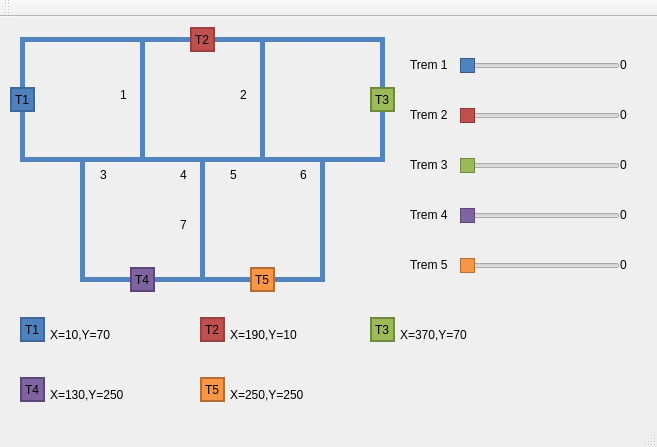
<?xml version="1.0" encoding="UTF-8"?>
<ui version="4.0">
 <class>MainWindow</class>
 <widget class="QMainWindow" name="MainWindow">
  <property name="geometry">
   <rect>
    <x>0</x>
    <y>0</y>
    <width>657</width>
    <height>447</height>
   </rect>
  </property>
  <property name="windowTitle">
   <string>MainWindow</string>
  </property>
  <widget class="QWidget" name="centralWidget">
   <widget class="QLabel" name="trem_1">
    <property name="geometry">
     <rect>
      <x>10</x>
      <y>70</y>
      <width>25</width>
      <height>25</height>
     </rect>
    </property>
    <property name="palette">
     <palette>
      <active>
       <colorrole role="Button">
        <brush brushstyle="SolidPattern">
         <color alpha="255">
          <red>79</red>
          <green>129</green>
          <blue>189</blue>
         </color>
        </brush>
       </colorrole>
       <colorrole role="Base">
        <brush brushstyle="SolidPattern">
         <color alpha="255">
          <red>79</red>
          <green>129</green>
          <blue>189</blue>
         </color>
        </brush>
       </colorrole>
       <colorrole role="Window">
        <brush brushstyle="SolidPattern">
         <color alpha="255">
          <red>79</red>
          <green>129</green>
          <blue>189</blue>
         </color>
        </brush>
       </colorrole>
      </active>
      <inactive>
       <colorrole role="Button">
        <brush brushstyle="SolidPattern">
         <color alpha="255">
          <red>79</red>
          <green>129</green>
          <blue>189</blue>
         </color>
        </brush>
       </colorrole>
       <colorrole role="Base">
        <brush brushstyle="SolidPattern">
         <color alpha="255">
          <red>79</red>
          <green>129</green>
          <blue>189</blue>
         </color>
        </brush>
       </colorrole>
       <colorrole role="Window">
        <brush brushstyle="SolidPattern">
         <color alpha="255">
          <red>79</red>
          <green>129</green>
          <blue>189</blue>
         </color>
        </brush>
       </colorrole>
      </inactive>
      <disabled>
       <colorrole role="Button">
        <brush brushstyle="SolidPattern">
         <color alpha="255">
          <red>79</red>
          <green>129</green>
          <blue>189</blue>
         </color>
        </brush>
       </colorrole>
       <colorrole role="Base">
        <brush brushstyle="SolidPattern">
         <color alpha="255">
          <red>79</red>
          <green>129</green>
          <blue>189</blue>
         </color>
        </brush>
       </colorrole>
       <colorrole role="Window">
        <brush brushstyle="SolidPattern">
         <color alpha="255">
          <red>79</red>
          <green>129</green>
          <blue>189</blue>
         </color>
        </brush>
       </colorrole>
      </disabled>
     </palette>
    </property>
    <property name="styleSheet">
     <string notr="true">QLabel { background-color: rgb(79, 129, 189);border: 2px solid rgb(64, 104, 152)}</string>
    </property>
    <property name="text">
     <string>T1</string>
    </property>
   </widget>
   <widget class="QLabel" name="label_trilho1">
    <property name="geometry">
     <rect>
      <x>20</x>
      <y>20</y>
      <width>120</width>
      <height>5</height>
     </rect>
    </property>
    <property name="styleSheet">
     <string notr="true">QLabel {background-color: rgb(84, 132, 191);}</string>
    </property>
    <property name="text">
     <string/>
    </property>
   </widget>
   <widget class="QLabel" name="label_trilho4">
    <property name="geometry">
     <rect>
      <x>20</x>
      <y>20</y>
      <width>5</width>
      <height>120</height>
     </rect>
    </property>
    <property name="styleSheet">
     <string notr="true">QLabel {background-color: rgb(84, 132, 191);}</string>
    </property>
    <property name="text">
     <string/>
    </property>
   </widget>
   <widget class="QLabel" name="trem_2">
    <property name="enabled">
     <bool>true</bool>
    </property>
    <property name="geometry">
     <rect>
      <x>190</x>
      <y>10</y>
      <width>25</width>
      <height>25</height>
     </rect>
    </property>
    <property name="layoutDirection">
     <enum>Qt::LeftToRight</enum>
    </property>
    <property name="autoFillBackground">
     <bool>false</bool>
    </property>
    <property name="styleSheet">
     <string notr="true">QLabel {background-color: rgb(192, 80, 77);border: 2px solid rgb(154, 64, 62)}</string>
    </property>
    <property name="text">
     <string>T2</string>
    </property>
    <property name="indent">
     <number>-1</number>
    </property>
   </widget>
   <widget class="QLabel" name="label_trilho1_2">
    <property name="geometry">
     <rect>
      <x>140</x>
      <y>20</y>
      <width>120</width>
      <height>5</height>
     </rect>
    </property>
    <property name="styleSheet">
     <string notr="true">QLabel {background-color: rgb(84, 132, 191);}</string>
    </property>
    <property name="text">
     <string/>
    </property>
   </widget>
   <widget class="QLabel" name="label_trilho1_3">
    <property name="geometry">
     <rect>
      <x>260</x>
      <y>20</y>
      <width>120</width>
      <height>5</height>
     </rect>
    </property>
    <property name="styleSheet">
     <string notr="true">QLabel {background-color: rgb(84, 132, 191);}</string>
    </property>
    <property name="text">
     <string/>
    </property>
   </widget>
   <widget class="QLabel" name="label_trilho1_4">
    <property name="geometry">
     <rect>
      <x>20</x>
      <y>140</y>
      <width>120</width>
      <height>5</height>
     </rect>
    </property>
    <property name="styleSheet">
     <string notr="true">QLabel {background-color: rgb(84, 132, 191);}</string>
    </property>
    <property name="text">
     <string/>
    </property>
   </widget>
   <widget class="QLabel" name="label_trilho4_2">
    <property name="geometry">
     <rect>
      <x>140</x>
      <y>20</y>
      <width>5</width>
      <height>120</height>
     </rect>
    </property>
    <property name="styleSheet">
     <string notr="true">QLabel {background-color: rgb(84, 132, 191);}</string>
    </property>
    <property name="text">
     <string/>
    </property>
   </widget>
   <widget class="QLabel" name="label_trilho4_3">
    <property name="geometry">
     <rect>
      <x>260</x>
      <y>20</y>
      <width>5</width>
      <height>120</height>
     </rect>
    </property>
    <property name="styleSheet">
     <string notr="true">QLabel {background-color: rgb(84, 132, 191);}</string>
    </property>
    <property name="text">
     <string/>
    </property>
   </widget>
   <widget class="QLabel" name="label_trilho1_6">
    <property name="geometry">
     <rect>
      <x>140</x>
      <y>140</y>
      <width>120</width>
      <height>5</height>
     </rect>
    </property>
    <property name="styleSheet">
     <string notr="true">QLabel {background-color: rgb(84, 132, 191);}</string>
    </property>
    <property name="text">
     <string/>
    </property>
   </widget>
   <widget class="QLabel" name="label_trilho1_7">
    <property name="geometry">
     <rect>
      <x>260</x>
      <y>140</y>
      <width>125</width>
      <height>5</height>
     </rect>
    </property>
    <property name="styleSheet">
     <string notr="true">QLabel {background-color: rgb(84, 132, 191);}</string>
    </property>
    <property name="text">
     <string/>
    </property>
   </widget>
   <widget class="QLabel" name="label_trilho4_4">
    <property name="geometry">
     <rect>
      <x>380</x>
      <y>20</y>
      <width>5</width>
      <height>120</height>
     </rect>
    </property>
    <property name="styleSheet">
     <string notr="true">QLabel {background-color: rgb(84, 132, 191);}</string>
    </property>
    <property name="text">
     <string/>
    </property>
   </widget>
   <widget class="QLabel" name="label_trilho4_5">
    <property name="geometry">
     <rect>
      <x>320</x>
      <y>140</y>
      <width>5</width>
      <height>120</height>
     </rect>
    </property>
    <property name="styleSheet">
     <string notr="true">QLabel {background-color: rgb(84, 132, 191);}</string>
    </property>
    <property name="text">
     <string/>
    </property>
   </widget>
   <widget class="QLabel" name="label_trilho1_8">
    <property name="geometry">
     <rect>
      <x>200</x>
      <y>260</y>
      <width>125</width>
      <height>5</height>
     </rect>
    </property>
    <property name="styleSheet">
     <string notr="true">QLabel {background-color: rgb(84, 132, 191);}</string>
    </property>
    <property name="text">
     <string/>
    </property>
   </widget>
   <widget class="QLabel" name="label_trilho1_9">
    <property name="geometry">
     <rect>
      <x>80</x>
      <y>260</y>
      <width>120</width>
      <height>5</height>
     </rect>
    </property>
    <property name="styleSheet">
     <string notr="true">QLabel {background-color: rgb(84, 132, 191);}</string>
    </property>
    <property name="text">
     <string/>
    </property>
   </widget>
   <widget class="QLabel" name="label_trilho4_6">
    <property name="geometry">
     <rect>
      <x>200</x>
      <y>140</y>
      <width>5</width>
      <height>120</height>
     </rect>
    </property>
    <property name="styleSheet">
     <string notr="true">QLabel {background-color: rgb(84, 132, 191);}</string>
    </property>
    <property name="text">
     <string/>
    </property>
   </widget>
   <widget class="QLabel" name="label_trilho4_7">
    <property name="geometry">
     <rect>
      <x>80</x>
      <y>140</y>
      <width>5</width>
      <height>120</height>
     </rect>
    </property>
    <property name="styleSheet">
     <string notr="true">QLabel {background-color: rgb(84, 132, 191);}</string>
    </property>
    <property name="text">
     <string/>
    </property>
   </widget>
   <widget class="QSlider" name="trem_1_slider">
    <property name="geometry">
     <rect>
      <x>460</x>
      <y>40</y>
      <width>160</width>
      <height>17</height>
     </rect>
    </property>
    <property name="styleSheet">
     <string notr="true">QSlider::handle:horizontal {
    background-color: rgb(79, 129, 189);
    border: 1px solid rgb(56, 93, 138) ;
    width: 40px;
    height: 40px;
}</string>
    </property>
    <property name="minimum">
     <number>0</number>
    </property>
    <property name="maximum">
     <number>1000</number>
    </property>
    <property name="pageStep">
     <number>10</number>
    </property>
    <property name="orientation">
     <enum>Qt::Horizontal</enum>
    </property>
    <property name="tickInterval">
     <number>100</number>
    </property>
   </widget>
   <widget class="QSlider" name="trem_5_slider">
    <property name="geometry">
     <rect>
      <x>460</x>
      <y>240</y>
      <width>160</width>
      <height>17</height>
     </rect>
    </property>
    <property name="styleSheet">
     <string notr="true">QSlider::handle:horizontal {
    background-color: rgb(247, 150, 70);
    border: 1px solid rgb(182, 109, 49);
    height: 40px;
    width: 40px;
}
</string>
    </property>
    <property name="maximum">
     <number>1000</number>
    </property>
    <property name="orientation">
     <enum>Qt::Horizontal</enum>
    </property>
    <property name="tickInterval">
     <number>100</number>
    </property>
   </widget>
   <widget class="QSlider" name="trem_2_slider">
    <property name="geometry">
     <rect>
      <x>460</x>
      <y>90</y>
      <width>160</width>
      <height>17</height>
     </rect>
    </property>
    <property name="styleSheet">
     <string notr="true">QSlider::handle:horizontal {
    background-color: rgb(192, 80, 77);
    border: 1px solid rgb(140, 56, 54);
    height: 40px;
    width: 40px;
}
</string>
    </property>
    <property name="minimum">
     <number>0</number>
    </property>
    <property name="maximum">
     <number>1000</number>
    </property>
    <property name="orientation">
     <enum>Qt::Horizontal</enum>
    </property>
    <property name="tickInterval">
     <number>100</number>
    </property>
   </widget>
   <widget class="QSlider" name="trem_4_slider">
    <property name="geometry">
     <rect>
      <x>460</x>
      <y>190</y>
      <width>160</width>
      <height>17</height>
     </rect>
    </property>
    <property name="styleSheet">
     <string notr="true">QSlider::handle:horizontal {
    background-color:rgb(128, 100, 162);
    border: 1px solid rgb(92, 71, 118);
    height: 40px;
    width: 40px;
}
</string>
    </property>
    <property name="maximum">
     <number>1000</number>
    </property>
    <property name="orientation">
     <enum>Qt::Horizontal</enum>
    </property>
    <property name="tickInterval">
     <number>100</number>
    </property>
   </widget>
   <widget class="QSlider" name="trem_3_slider">
    <property name="geometry">
     <rect>
      <x>460</x>
      <y>140</y>
      <width>160</width>
      <height>17</height>
     </rect>
    </property>
    <property name="styleSheet">
     <string notr="true">QSlider::handle:horizontal {
    background-color: rgb(155, 187, 89);
    border: 1px solid rgb(113, 137, 63) ;
    height: 40px;
    width: 40px;
}
</string>
    </property>
    <property name="maximum">
     <number>1000</number>
    </property>
    <property name="orientation">
     <enum>Qt::Horizontal</enum>
    </property>
    <property name="tickInterval">
     <number>100</number>
    </property>
   </widget>
   <widget class="QLabel" name="trem_3">
    <property name="geometry">
     <rect>
      <x>370</x>
      <y>70</y>
      <width>25</width>
      <height>25</height>
     </rect>
    </property>
    <property name="styleSheet">
     <string notr="true">QLabel { background-color: rgb(155, 187, 89);border: 2px solid rgb(113, 137, 63)}</string>
    </property>
    <property name="text">
     <string>T3</string>
    </property>
    <property name="indent">
     <number>-1</number>
    </property>
   </widget>
   <widget class="QLabel" name="trem_4">
    <property name="geometry">
     <rect>
      <x>130</x>
      <y>250</y>
      <width>25</width>
      <height>25</height>
     </rect>
    </property>
    <property name="styleSheet">
     <string notr="true">QLabel { background-color: rgb(128, 100, 162);border: 2px solid rgb(92, 71, 118)}</string>
    </property>
    <property name="text">
     <string>T4</string>
    </property>
    <property name="indent">
     <number>-1</number>
    </property>
   </widget>
   <widget class="QLabel" name="trem_5">
    <property name="geometry">
     <rect>
      <x>250</x>
      <y>250</y>
      <width>25</width>
      <height>25</height>
     </rect>
    </property>
    <property name="styleSheet">
     <string notr="true">QLabel { background-color: rgb(247, 150, 70);border: 2px solid rgb(182, 109, 49)}</string>
    </property>
    <property name="text">
     <string>T5</string>
    </property>
    <property name="indent">
     <number>-1</number>
    </property>
   </widget>
   <widget class="QLabel" name="label">
    <property name="geometry">
     <rect>
      <x>410</x>
      <y>40</y>
      <width>58</width>
      <height>16</height>
     </rect>
    </property>
    <property name="text">
     <string>Trem 1</string>
    </property>
   </widget>
   <widget class="QLabel" name="label_2">
    <property name="geometry">
     <rect>
      <x>410</x>
      <y>190</y>
      <width>58</width>
      <height>16</height>
     </rect>
    </property>
    <property name="text">
     <string>Trem 4</string>
    </property>
   </widget>
   <widget class="QLabel" name="label_3">
    <property name="geometry">
     <rect>
      <x>410</x>
      <y>140</y>
      <width>58</width>
      <height>16</height>
     </rect>
    </property>
    <property name="text">
     <string>Trem 3</string>
    </property>
   </widget>
   <widget class="QLabel" name="label_4">
    <property name="geometry">
     <rect>
      <x>410</x>
      <y>90</y>
      <width>58</width>
      <height>16</height>
     </rect>
    </property>
    <property name="text">
     <string>Trem 2</string>
    </property>
   </widget>
   <widget class="QLabel" name="label_6">
    <property name="geometry">
     <rect>
      <x>410</x>
      <y>240</y>
      <width>58</width>
      <height>16</height>
     </rect>
    </property>
    <property name="text">
     <string>Trem 5</string>
    </property>
   </widget>
   <widget class="QLabel" name="velocidade_trem_1">
    <property name="geometry">
     <rect>
      <x>620</x>
      <y>40</y>
      <width>58</width>
      <height>16</height>
     </rect>
    </property>
    <property name="text">
     <string>0</string>
    </property>
   </widget>
   <widget class="QLabel" name="velocidade_trem_2">
    <property name="geometry">
     <rect>
      <x>620</x>
      <y>90</y>
      <width>58</width>
      <height>16</height>
     </rect>
    </property>
    <property name="text">
     <string>0</string>
    </property>
   </widget>
   <widget class="QLabel" name="velocidade_trem_3">
    <property name="geometry">
     <rect>
      <x>620</x>
      <y>140</y>
      <width>58</width>
      <height>16</height>
     </rect>
    </property>
    <property name="text">
     <string>0</string>
    </property>
   </widget>
   <widget class="QLabel" name="velocidade_trem_4">
    <property name="geometry">
     <rect>
      <x>620</x>
      <y>190</y>
      <width>58</width>
      <height>16</height>
     </rect>
    </property>
    <property name="text">
     <string>0</string>
    </property>
   </widget>
   <widget class="QLabel" name="velocidade_trem_5">
    <property name="geometry">
     <rect>
      <x>620</x>
      <y>240</y>
      <width>58</width>
      <height>16</height>
     </rect>
    </property>
    <property name="text">
     <string>0</string>
    </property>
   </widget>
   <widget class="QLabel" name="label_5">
    <property name="geometry">
     <rect>
      <x>100</x>
      <y>150</y>
      <width>16</width>
      <height>16</height>
     </rect>
    </property>
    <property name="text">
     <string>3</string>
    </property>
   </widget>
   <widget class="QLabel" name="label_7">
    <property name="geometry">
     <rect>
      <x>120</x>
      <y>70</y>
      <width>16</width>
      <height>16</height>
     </rect>
    </property>
    <property name="text">
     <string>1</string>
    </property>
   </widget>
   <widget class="QLabel" name="label_8">
    <property name="geometry">
     <rect>
      <x>180</x>
      <y>150</y>
      <width>16</width>
      <height>16</height>
     </rect>
    </property>
    <property name="text">
     <string>4</string>
    </property>
   </widget>
   <widget class="QLabel" name="label_9">
    <property name="geometry">
     <rect>
      <x>300</x>
      <y>150</y>
      <width>16</width>
      <height>16</height>
     </rect>
    </property>
    <property name="text">
     <string>6</string>
    </property>
   </widget>
   <widget class="QLabel" name="label_10">
    <property name="geometry">
     <rect>
      <x>230</x>
      <y>150</y>
      <width>16</width>
      <height>16</height>
     </rect>
    </property>
    <property name="text">
     <string>5</string>
    </property>
   </widget>
   <widget class="QLabel" name="label_11">
    <property name="geometry">
     <rect>
      <x>240</x>
      <y>70</y>
      <width>16</width>
      <height>16</height>
     </rect>
    </property>
    <property name="text">
     <string>2</string>
    </property>
   </widget>
   <widget class="QLabel" name="label_12">
    <property name="geometry">
     <rect>
      <x>180</x>
      <y>200</y>
      <width>16</width>
      <height>16</height>
     </rect>
    </property>
    <property name="text">
     <string>7</string>
    </property>
   </widget>
   <widget class="QLabel" name="trem_6">
    <property name="geometry">
     <rect>
      <x>20</x>
      <y>300</y>
      <width>25</width>
      <height>25</height>
     </rect>
    </property>
    <property name="palette">
     <palette>
      <active>
       <colorrole role="Button">
        <brush brushstyle="SolidPattern">
         <color alpha="255">
          <red>79</red>
          <green>129</green>
          <blue>189</blue>
         </color>
        </brush>
       </colorrole>
       <colorrole role="Base">
        <brush brushstyle="SolidPattern">
         <color alpha="255">
          <red>79</red>
          <green>129</green>
          <blue>189</blue>
         </color>
        </brush>
       </colorrole>
       <colorrole role="Window">
        <brush brushstyle="SolidPattern">
         <color alpha="255">
          <red>79</red>
          <green>129</green>
          <blue>189</blue>
         </color>
        </brush>
       </colorrole>
      </active>
      <inactive>
       <colorrole role="Button">
        <brush brushstyle="SolidPattern">
         <color alpha="255">
          <red>79</red>
          <green>129</green>
          <blue>189</blue>
         </color>
        </brush>
       </colorrole>
       <colorrole role="Base">
        <brush brushstyle="SolidPattern">
         <color alpha="255">
          <red>79</red>
          <green>129</green>
          <blue>189</blue>
         </color>
        </brush>
       </colorrole>
       <colorrole role="Window">
        <brush brushstyle="SolidPattern">
         <color alpha="255">
          <red>79</red>
          <green>129</green>
          <blue>189</blue>
         </color>
        </brush>
       </colorrole>
      </inactive>
      <disabled>
       <colorrole role="Button">
        <brush brushstyle="SolidPattern">
         <color alpha="255">
          <red>79</red>
          <green>129</green>
          <blue>189</blue>
         </color>
        </brush>
       </colorrole>
       <colorrole role="Base">
        <brush brushstyle="SolidPattern">
         <color alpha="255">
          <red>79</red>
          <green>129</green>
          <blue>189</blue>
         </color>
        </brush>
       </colorrole>
       <colorrole role="Window">
        <brush brushstyle="SolidPattern">
         <color alpha="255">
          <red>79</red>
          <green>129</green>
          <blue>189</blue>
         </color>
        </brush>
       </colorrole>
      </disabled>
     </palette>
    </property>
    <property name="styleSheet">
     <string notr="true">QLabel { background-color: rgb(79, 129, 189);border: 2px solid rgb(64, 104, 152)}</string>
    </property>
    <property name="text">
     <string>T1</string>
    </property>
   </widget>
   <widget class="QLabel" name="trem_7">
    <property name="enabled">
     <bool>true</bool>
    </property>
    <property name="geometry">
     <rect>
      <x>200</x>
      <y>300</y>
      <width>25</width>
      <height>25</height>
     </rect>
    </property>
    <property name="layoutDirection">
     <enum>Qt::LeftToRight</enum>
    </property>
    <property name="autoFillBackground">
     <bool>false</bool>
    </property>
    <property name="styleSheet">
     <string notr="true">QLabel {background-color: rgb(192, 80, 77);border: 2px solid rgb(154, 64, 62)}</string>
    </property>
    <property name="text">
     <string>T2</string>
    </property>
    <property name="indent">
     <number>-1</number>
    </property>
   </widget>
   <widget class="QLabel" name="trem_8">
    <property name="geometry">
     <rect>
      <x>370</x>
      <y>300</y>
      <width>25</width>
      <height>25</height>
     </rect>
    </property>
    <property name="styleSheet">
     <string notr="true">QLabel { background-color: rgb(155, 187, 89);border: 2px solid rgb(113, 137, 63)}</string>
    </property>
    <property name="text">
     <string>T3</string>
    </property>
    <property name="indent">
     <number>-1</number>
    </property>
   </widget>
   <widget class="QLabel" name="trem_9">
    <property name="geometry">
     <rect>
      <x>20</x>
      <y>360</y>
      <width>25</width>
      <height>25</height>
     </rect>
    </property>
    <property name="styleSheet">
     <string notr="true">QLabel { background-color: rgb(128, 100, 162);border: 2px solid rgb(92, 71, 118)}</string>
    </property>
    <property name="text">
     <string>T4</string>
    </property>
    <property name="indent">
     <number>-1</number>
    </property>
   </widget>
   <widget class="QLabel" name="trem_10">
    <property name="geometry">
     <rect>
      <x>200</x>
      <y>360</y>
      <width>25</width>
      <height>25</height>
     </rect>
    </property>
    <property name="styleSheet">
     <string notr="true">QLabel { background-color: rgb(247, 150, 70);border: 2px solid rgb(182, 109, 49)}</string>
    </property>
    <property name="text">
     <string>T5</string>
    </property>
    <property name="indent">
     <number>-1</number>
    </property>
   </widget>
   <widget class="QLabel" name="t1_coordinates">
    <property name="geometry">
     <rect>
      <x>50</x>
      <y>310</y>
      <width>101</width>
      <height>16</height>
     </rect>
    </property>
    <property name="text">
     <string>X=10,Y=70</string>
    </property>
   </widget>
   <widget class="QLabel" name="t2_coordinates">
    <property name="geometry">
     <rect>
      <x>230</x>
      <y>310</y>
      <width>101</width>
      <height>16</height>
     </rect>
    </property>
    <property name="text">
     <string>X=190,Y=10</string>
    </property>
   </widget>
   <widget class="QLabel" name="t3_coordinates">
    <property name="geometry">
     <rect>
      <x>400</x>
      <y>310</y>
      <width>101</width>
      <height>16</height>
     </rect>
    </property>
    <property name="text">
     <string>X=370,Y=70</string>
    </property>
   </widget>
   <widget class="QLabel" name="t4_coordinates">
    <property name="geometry">
     <rect>
      <x>50</x>
      <y>370</y>
      <width>101</width>
      <height>16</height>
     </rect>
    </property>
    <property name="text">
     <string>X=130,Y=250</string>
    </property>
   </widget>
   <widget class="QLabel" name="t5_coordinates">
    <property name="geometry">
     <rect>
      <x>230</x>
      <y>370</y>
      <width>101</width>
      <height>16</height>
     </rect>
    </property>
    <property name="text">
     <string>X=250,Y=250</string>
    </property>
   </widget>
   <zorder>label_trilho1</zorder>
   <zorder>label_trilho4</zorder>
   <zorder>label_trilho1_2</zorder>
   <zorder>label_trilho1_3</zorder>
   <zorder>label_trilho1_4</zorder>
   <zorder>label_trilho4_2</zorder>
   <zorder>label_trilho4_3</zorder>
   <zorder>label_trilho1_6</zorder>
   <zorder>label_trilho1_7</zorder>
   <zorder>label_trilho4_4</zorder>
   <zorder>label_trilho4_5</zorder>
   <zorder>label_trilho1_8</zorder>
   <zorder>label_trilho1_9</zorder>
   <zorder>label_trilho4_6</zorder>
   <zorder>label_trilho4_7</zorder>
   <zorder>trem_1_slider</zorder>
   <zorder>trem_5_slider</zorder>
   <zorder>trem_2_slider</zorder>
   <zorder>trem_4_slider</zorder>
   <zorder>trem_3_slider</zorder>
   <zorder>trem_1</zorder>
   <zorder>trem_2</zorder>
   <zorder>trem_3</zorder>
   <zorder>trem_4</zorder>
   <zorder>trem_5</zorder>
   <zorder>label</zorder>
   <zorder>label_2</zorder>
   <zorder>label_3</zorder>
   <zorder>label_4</zorder>
   <zorder>label_6</zorder>
   <zorder>velocidade_trem_1</zorder>
   <zorder>velocidade_trem_2</zorder>
   <zorder>velocidade_trem_3</zorder>
   <zorder>velocidade_trem_4</zorder>
   <zorder>velocidade_trem_5</zorder>
   <zorder>label_5</zorder>
   <zorder>label_7</zorder>
   <zorder>label_8</zorder>
   <zorder>label_9</zorder>
   <zorder>label_10</zorder>
   <zorder>label_11</zorder>
   <zorder>label_12</zorder>
   <zorder>trem_6</zorder>
   <zorder>trem_7</zorder>
   <zorder>trem_8</zorder>
   <zorder>trem_9</zorder>
   <zorder>trem_10</zorder>
   <zorder>t1_coordinates</zorder>
   <zorder>t2_coordinates</zorder>
   <zorder>t3_coordinates</zorder>
   <zorder>t4_coordinates</zorder>
   <zorder>t5_coordinates</zorder>
  </widget>
  <widget class="QMenuBar" name="menuBar">
   <property name="geometry">
    <rect>
     <x>0</x>
     <y>0</y>
     <width>657</width>
     <height>22</height>
    </rect>
   </property>
  </widget>
  <widget class="QToolBar" name="mainToolBar">
   <attribute name="toolBarArea">
    <enum>TopToolBarArea</enum>
   </attribute>
   <attribute name="toolBarBreak">
    <bool>false</bool>
   </attribute>
  </widget>
  <widget class="QStatusBar" name="statusBar"/>
 </widget>
 <layoutdefault spacing="6" margin="11"/>
 <resources/>
 <connections/>
</ui>
